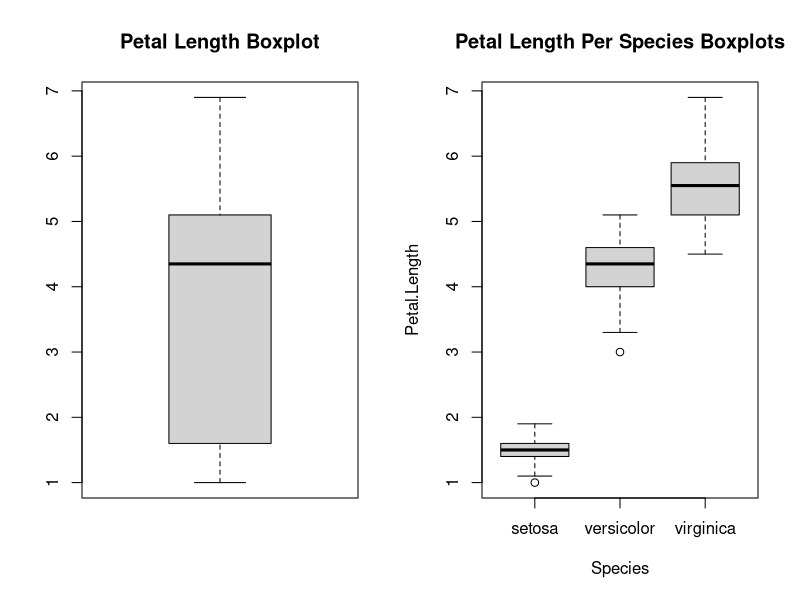
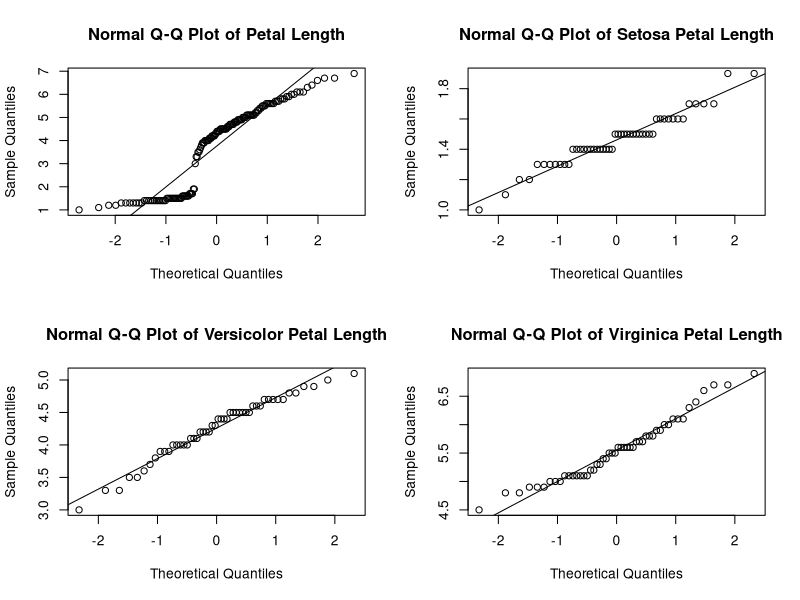

Write R code to recreate these figures, in order.
#a
dat = iris

par(mfrow = c(1, 2))

print(head(dat))
boxplot(dat$Petal.Length, main = "Petal Length Boxplot")
#attach gave me problems on re-run
boxplot(Petal.Length ~ Species, data = dat,
        main = "Petal Length Per Species Boxplots")

#It is not reasonable to describe the petal lengths by a common distribution because it's clear that the ranges of petal lenghts vary widely by species, and even the variance is very difference across species. #nolint

#b
par(mfrow = c(2, 2))

qqnorm(dat$Petal.Length,
       main = "Normal Q-Q Plot of Petal Length",
       xlab = "Theoretical Quantiles",
       ylab = "Sample Quantiles")

abline(a = mean(dat$Petal.Length), b = sqrt(var(dat$Petal.Length)))

setosa_petal_lengths <- dat$Petal.Length[dat$Species == "setosa"]

qqnorm(setosa_petal_lengths,
       main = "Normal Q-Q Plot of Setosa Petal Length",
       xlab = "Theoretical Quantiles",
       ylab = "Sample Quantiles")

abline(a = mean(setosa_petal_lengths), b = sqrt(var(setosa_petal_lengths)))

versicolor_petal_lengths <- dat$Petal.Length[dat$Species == "versicolor"]

qqnorm(versicolor_petal_lengths,
       main = "Normal Q-Q Plot of Versicolor Petal Length",
       xlab = "Theoretical Quantiles",
       ylab = "Sample Quantiles")

abline(a = mean(versicolor_petal_lengths),
       b = sqrt(var(versicolor_petal_lengths)))

virginica_petal_lengths <- dat$Petal.Length[dat$Species == "virginica"]

qqnorm(virginica_petal_lengths,
       main = "Normal Q-Q Plot of Virginica Petal Length",
       xlab = "Theoretical Quantiles",
       ylab = "Sample Quantiles")

abline(a = mean(virginica_petal_lengths),
       b = sqrt(var(virginica_petal_lengths)))

#From these plots I have found that the distribution of each individual species' petal lengths show strong signs of normality, and likely follow a normal distribution. This was because their Q-Q plot follows along the line almost exactly for each individual species sample. However, the combination of the samples does not seem to follow a normal distribution, as the plot is more S shaped around the line we plotted. This is likely because of our previous findings that indicate that the total distribution is a sum of three distributions of varying mean and variance, and therefore is not normal itself. #nolint